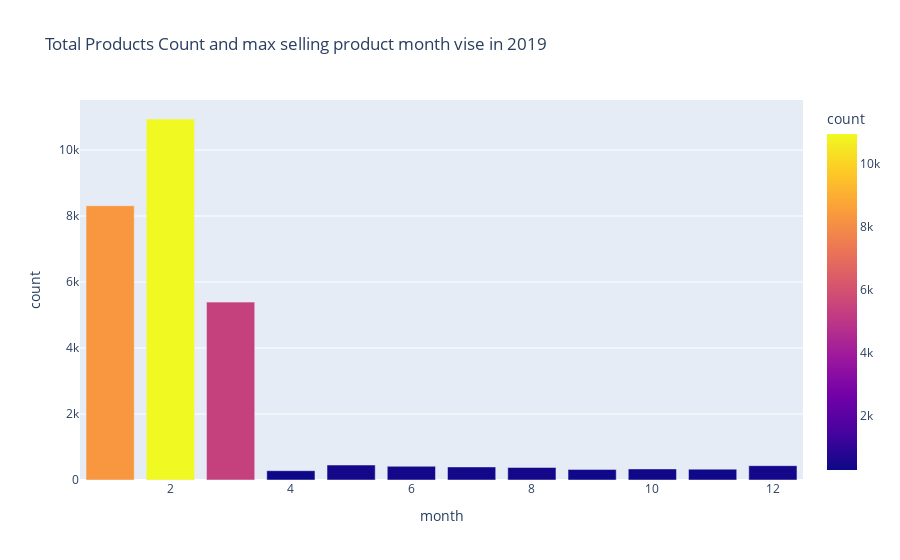

Write notebook code for a chart like this one.
### Code cell
# df7.iplot(kind="bar",x="month",y="count")
fig=px.bar(df7,x="month",y="count",color="count",title="Total Products Count and max selling product month vise in 2019 ",hover_name="top",hover_data=["freq"])
fig.show()

### Figure 1 — Plotly figure (JSON) as saved in the notebook; plotly's stock layout.template omitted (floating-point values rounded to 4 significant figures)
{"data": [{"alignmentgroup": "True", "customdata": [[408], [544], [272], [18], [25], [25], [22], [24], [21], [22], [25], [22]], "hovertemplate": "<b>%{hovertext}</b><br><br>month=%{x}<br>count=%{marker.color}<br>freq=%{customdata[0]}<extra></extra>", "hovertext": ["TOMATA", "MILK", "GRAPES B", "MILK", "TOMATA", "MILK", "AADU", "MILK", "MILK", "MILK", "MILK", "MILK"], "legendgroup": "", "marker": {"color": [8314, 10941, 5391, 282, 454, 415, 396, 380, 322, 336, 329, 434], "coloraxis": "coloraxis"}, "name": "", "offsetgroup": "", "orientation": "v", "showlegend": false, "textposition": "auto", "type": "bar", "x": ["01", "02", "03", "04", "05", "06", "07", "08", "09", "10", "11", "12"], "xaxis": "x", "y": [8314, 10941, 5391, 282, 454, 415, 396, 380, 322, 336, 329, 434], "yaxis": "y"}], "layout": {"barmode": "relative", "coloraxis": {"colorbar": {"title": {"text": "count"}}, "colorscale": [[0, "#0d0887"], [0.1111, "#46039f"], [0.2222, "#7201a8"], [0.3333, "#9c179e"], [0.4444, "#bd3786"], [0.5556, "#d8576b"], [0.6667, "#ed7953"], [0.7778, "#fb9f3a"], [0.8889, "#fdca26"], [1, "#f0f921"]]}, "legend": {"tracegroupgap": 0}, "title": {"text": "Total Products Count and max selling product month vise in 2019 "}, "xaxis": {"anchor": "y", "domain": [0, 1], "title": {"text": "month"}}, "yaxis": {"anchor": "x", "domain": [0, 1], "title": {"text": "count"}}}}
